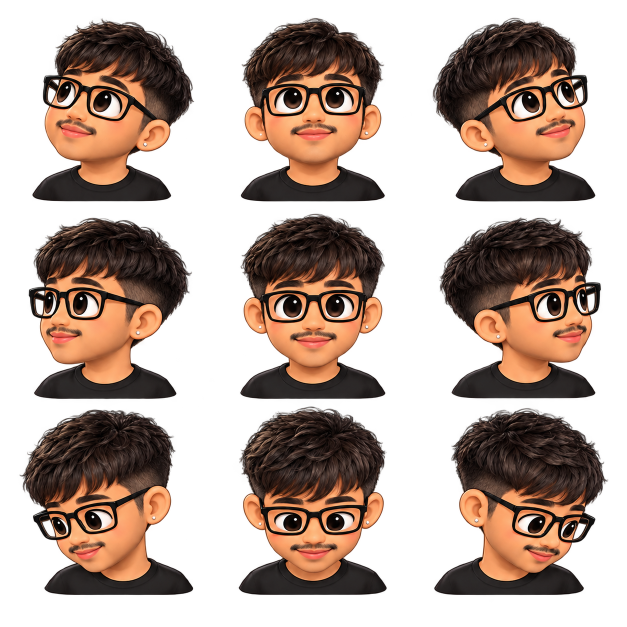
#> input picture characters/welquim/directions-transparent.png, 1254 x 1254 px (shown at 1/2 size); its folder holds 2 pictures in this run
$ python prepare-mascot.py
#> lines starting #> are read from the running program, lines starting #| are printed output that depends on the picture; after the words box and inside, x2 and y2 are one past the last pixel; in counts of white or black regions, pixels touching at a corner belong together
"""Repack the supplied transparent portraits into cells before skill alignment.

The cutout sheets have uneven row spacing. Connected portraits, including their
floating symbols, are placed in roomy cells without changing the artwork.
Requires Pillow, NumPy, and SciPy (the page-mascot skill requirements).
"""
from pathlib import Path

import numpy as np
from PIL import Image
from scipy import ndimage

ROOT = Path(__file__).resolve().parents[1]
SOURCE = ROOT / "characters" / "welquim"
TILE = 500

for name in ("directions", "reactions"):
    original = SOURCE / f"{name}-transparent.png"
    pixels = np.array(Image.open(original).convert("RGBA"))
#> pixels is the input picture: shape (1254, 1254, 4); mean R, G, B, A 54.2, 35.8, 26.3, 121.1
    labels, count = ndimage.label(pixels[:, :, 3] > 40)
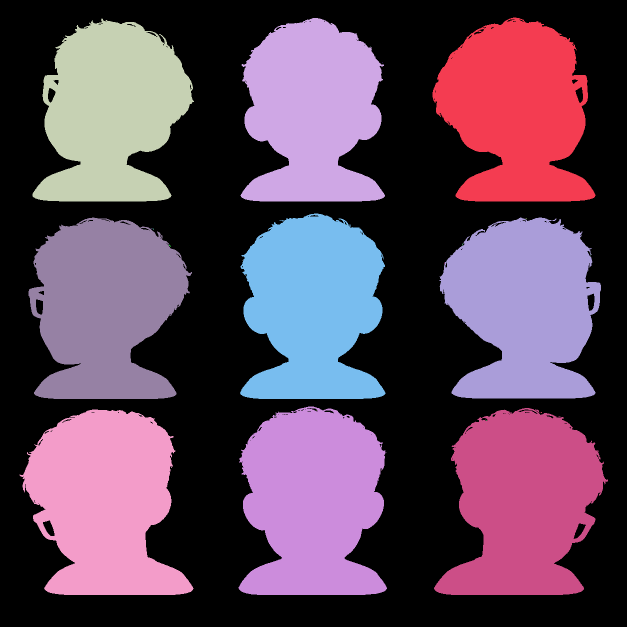
#> labels: shape (1254, 1254) int32 (shown at 1/2 size); 33 distinct labels, from 0 to 32; one colour per label, 0 black
#> count = 32
    boxes = ndimage.find_objects(labels)
#> boxes = 32 items
    sizes = ndimage.sum(pixels[:, :, 3] > 40, labels, range(1, count + 1))
#> sizes = 32 values, max 89009 at index 24, min 1 at index 3, mean 24008.1
    bodies = sorted(range(count), key=lambda i: sizes[i], reverse=True)[:9]
#> bodies = [24, 23, 22, 9, 8, 0, 7, 2, 1]
    centers = [(np.mean([boxes[i][1].start, boxes[i][1].stop]),
                np.mean([boxes[i][0].start, boxes[i][0].stop])) for i in bodies]
#> centers = [(213, 1004.5), (1042, 1003), (625.5, 1001.5), (1040.5, 616), (220.5, 616.5), (1028, 219), (625.5, 612.5), (226.5, 220), (625.5, 219.5)]
    groups = {i: [i + 1] for i in bodies}
#> groups = 9 items
    for index in range(count):
        if index in bodies or sizes[index] < 40:
            continue
        box = boxes[index]
        center = (np.mean([box[1].start, box[1].stop]),
                  np.mean([box[0].start, box[0].stop]))
        nearest = min(range(9), key=lambda j: (center[0] - centers[j][0]) ** 2 +
                      (center[1] - centers[j][1]) ** 2)
        groups[bodies[nearest]].append(index + 1)
    atlas = Image.new("RGBA", (TILE * 3, TILE * 3))
#> atlas: PIL image 1500x1500 RGBA; every value is 0
    for i, center in zip(bodies, centers):
        mask = ndimage.binary_dilation(np.isin(labels, groups[i]), iterations=2)
        cutout = pixels.copy()
        cutout[~mask, 3] = 0
        ys, xs = np.where(cutout[:, :, 3] > 0)
        left, top, right, bottom = xs.min(), ys.min(), xs.max() + 1, ys.max() + 1
        portrait = Image.fromarray(cutout).crop((left, top, right, bottom))
        col = min(2, int(center[0] / (pixels.shape[1] / 3)))
        row = min(2, int(center[1] / (pixels.shape[0] / 3)))
        x = round(TILE / 2 - (center[0] - left))
        y = TILE - 35 - portrait.height
        atlas.alpha_composite(portrait, (col * TILE + x, row * TILE + y))
#> this loop made 9 passes
#> (i, center, left, top, right, bottom, col, row) on passes 1 to 9: (24, (213, 1004.5), 37, 817, 389, 1192, 0, 2), (23, (1042, 1003), 866, 814, 1218, 1192, 2, 2), (22, (625.5, 1001.5), 475, 811, 776, 1192, 1, 2), (9, (1040.5, 616), 877, 433, 1204, 799, 2, 1), (8, (220.5, 616.5), 55, 433, 386, 800, 0, 1), (0, (1028, 219), 863, 33, 1193, 405, 2, 0), (7, (625.5, 612.5), 478, 425, 773, 800, 1, 1), (2, (226.5, 220), 63, 35, 390, 405, 0, 0), (1, (625.5, 219.5), 479, 34, 772, 405, 1, 0)
#> pass 1, `mask = ndimage.binary_dilation(np.isin(labels, groups[i]), iterations=2)`:
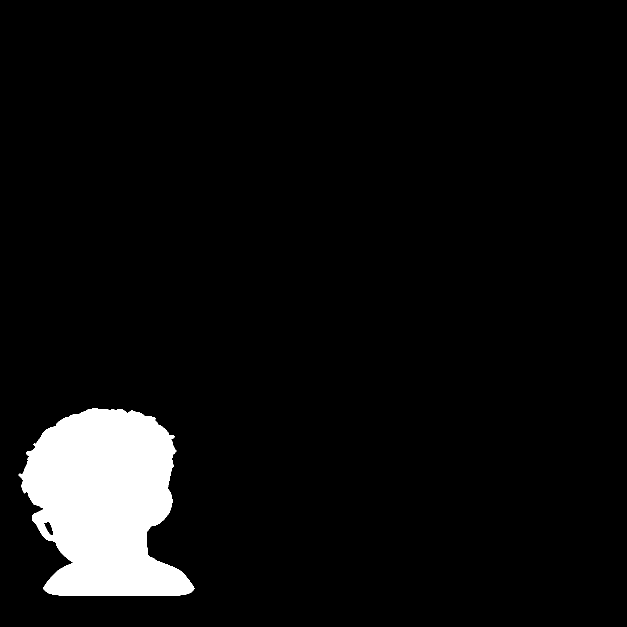
#> mask: shape (1254, 1254) bool (shown at 1/2 size); 5.9% white; 1 white region, box (x1, y1, x2, y2) and area: (37, 817, 389, 1192) 92072
#> pass 1, `portrait = Image.fromarray(cutout).crop((left, top, right, bottom))`:
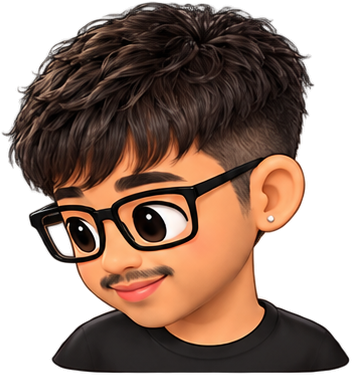
#> portrait: PIL image 352x375 RGBA; mean R, G, B, A 70.5, 46.8, 34.4, 167.3; transparent parts drawn white
#> pass 2, `portrait = Image.fromarray(cutout).crop((left, top, right, bottom))`:
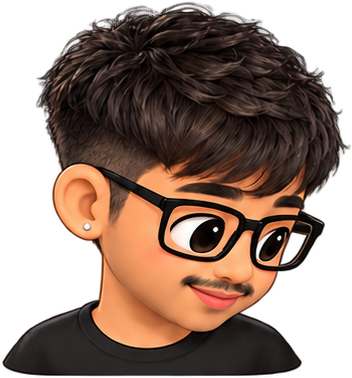
#> portrait: PIL image 352x378 RGBA; mean R, G, B, A 66, 43.9, 32.7, 165.5; transparent parts drawn white
#> after the loop:
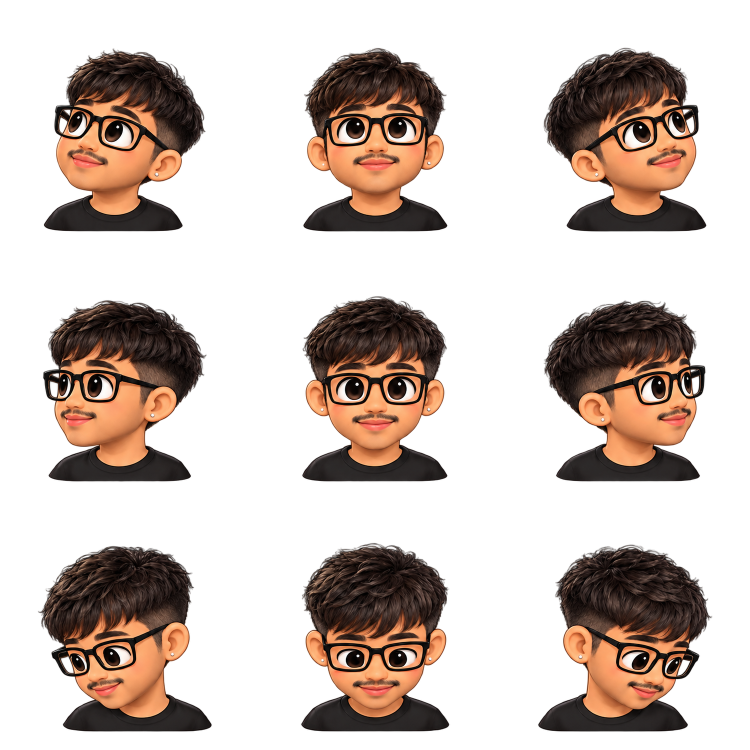
#> atlas: PIL image 1500x1500 RGBA (shown at 1/2 size); mean R, G, B, A 37, 24.8, 18.2, 84.6; transparent parts drawn white
#> after the loop:
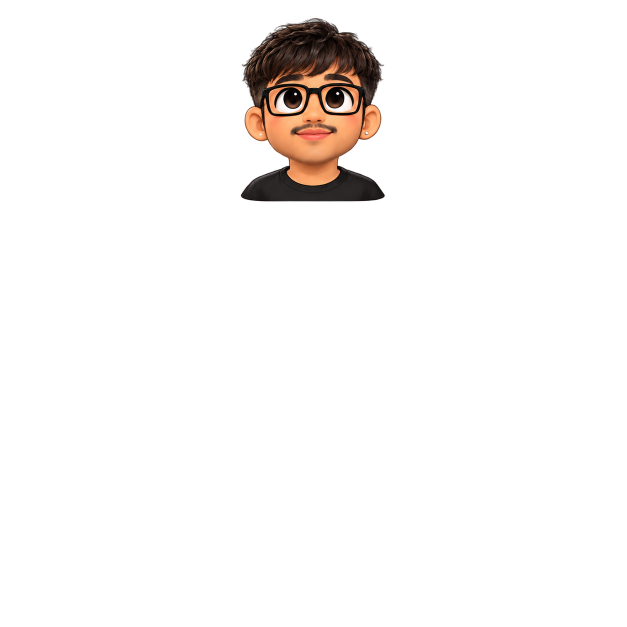
#> cutout: shape (1254, 1254, 4) (shown at 1/2 size); mean R, G, B, A 54.2, 35.8, 26.3, 12.6; transparent parts drawn white
#> after the loop:
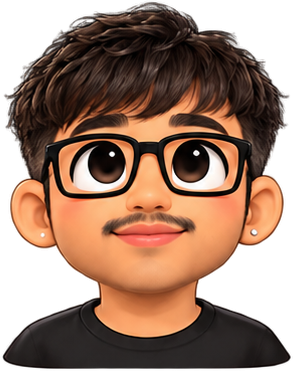
#> portrait: PIL image 293x371 RGBA; mean R, G, B, A 91.4, 59.9, 43.2, 182.3; transparent parts drawn white
    atlas.save(SOURCE / f"{name}.png")
    print(f"Repacked {name}: {atlas.size}")
#| Repacked directions: (1500, 1500)
#> pass 2 of the loop `for name in ("directions", "reactions"):`:
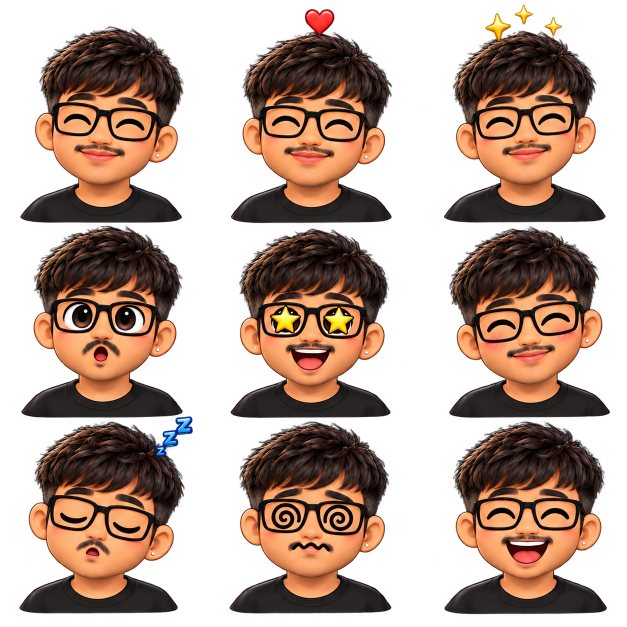
#> input picture characters/welquim/reactions-transparent.png, 1254 x 1254 px (shown at 1/2 size)
#> pixels is the input picture: shape (1254, 1254, 4); mean R, G, B, A 64.3, 41.4, 29.4, 130.1
#> labels: shape (1254, 1254) int32; 24 distinct labels, from 0 to 23
#> count = 23
#> boxes = 23 items
#> sizes = 23 values, max 94568 at index 16, min 1 at index 5, mean 35830.7
#> bodies = [16, 1, 17, 19, 4, 9, 11, 8, 2]
#> centers = [(212.5, 1029.5), (623, 232), (1051.5, 1035.5), (621, 1035), (204, 249), (1059, 644), (621, 646.5), (204, 643.5), (1050, 235.5)]
#> the loop `for index in range(count):` made 23 passes
#> (center, nearest) on passes 1, 4: ((1047.5, 29), 8), ((1106.5, 53.5), 8)
#> the loop `for i, center in zip(bodies, centers):` made 9 passes
#> (i, center, left, top, right, bottom, col, row) on passes 1, 3, 4, 6, 7, 8, 9: (16, (212.5, 1029.5), 37, 830, 388, 1229, 0, 2), (17, (1051.5, 1035.5), 887, 840, 1216, 1231, 2, 2), (19, (621, 1035), 457, 841, 785, 1229, 1, 2), (9, (1059, 644), 896, 450, 1222, 838, 2, 1), (11, (621, 646.5), 459, 455, 783, 838, 1, 1), (8, (204, 643.5), 40, 449, 368, 838, 0, 1), (2, (1050, 235.5), 886, 7, 1214, 447, 2, 0)
#> pass 1, `mask = ndimage.binary_dilation(np.isin(labels, groups[i]), iterations=2)`:
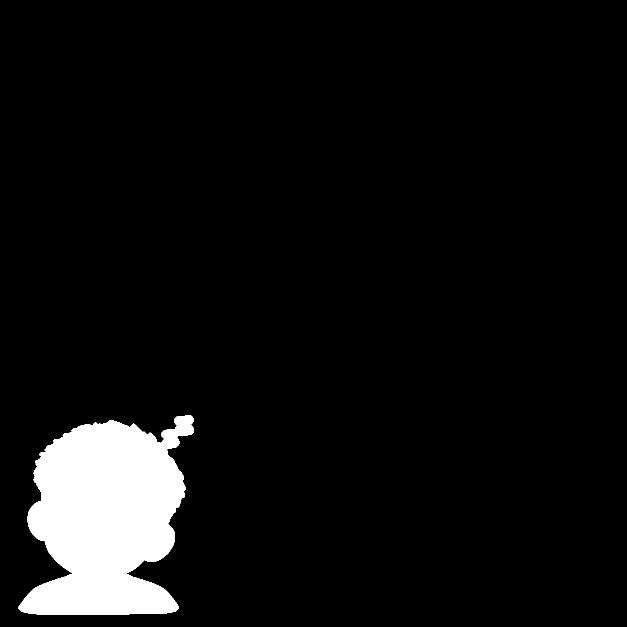
#> mask: shape (1254, 1254) bool (shown at 1/2 size); 6.2% white; 1 white region, box (x1, y1, x2, y2) and area: (37, 830, 388, 1229) 97974
#> after the loop `for i, center in zip(bodies, centers):`:
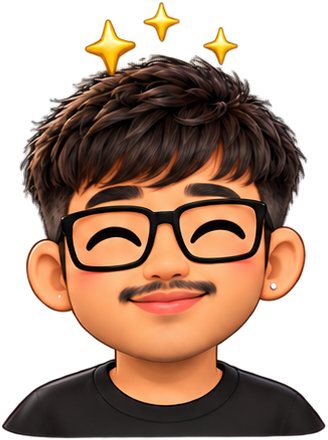
#> portrait: PIL image 328x440 RGBA; mean R, G, B, A 82.2, 53.4, 35.6, 154.5; transparent parts drawn white
#| Repacked reactions: (1500, 1500)
